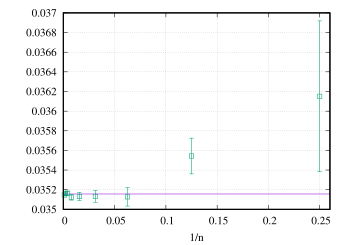

This chart was generated by the following gnuplot code:
set xrange [0:0.26]
set grid
set xlabel "1/n"
mu = 0.75
sigma2 = 0.1875
sx = -0.09375
kx = 0.0820312
plot \
sigma2**2 notitle, \
"< tail -10 ../../stat/bernoulli_distribution.op" u (1/$1):10:11 w e notitle pt 4
